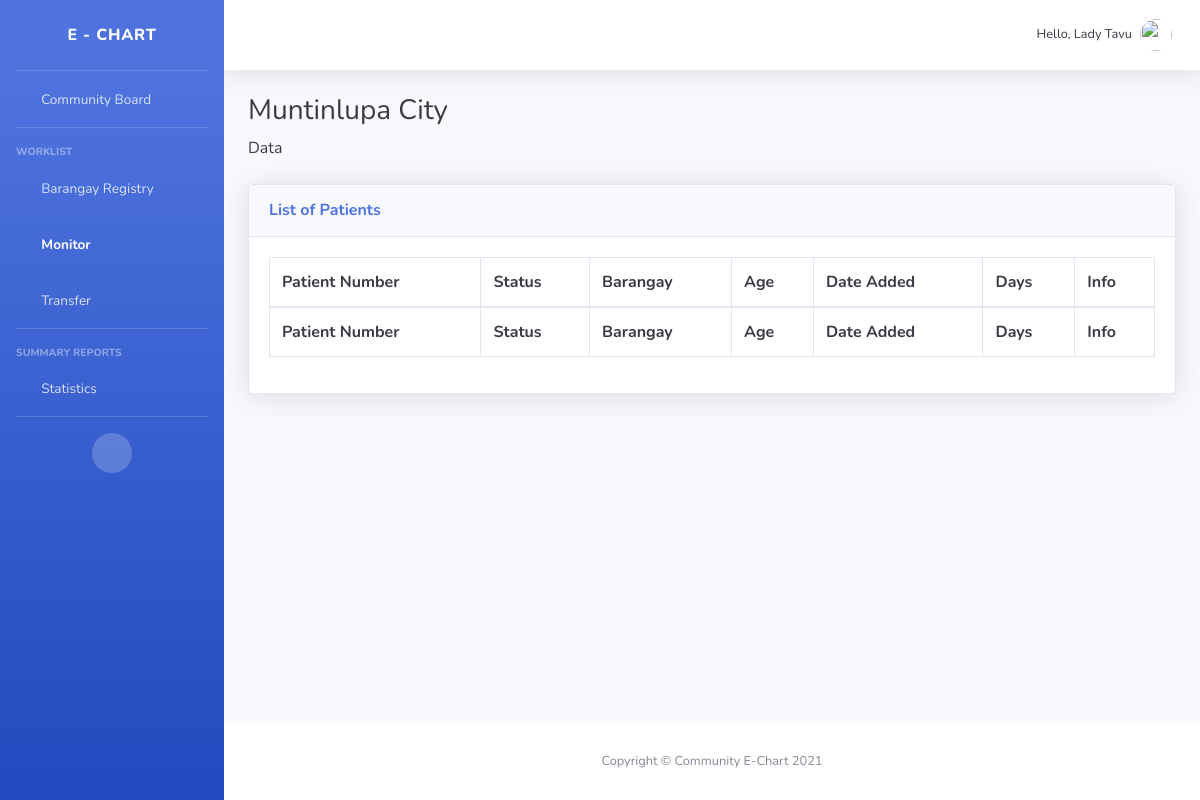
The app's page /monitor/ (signed in), older data.
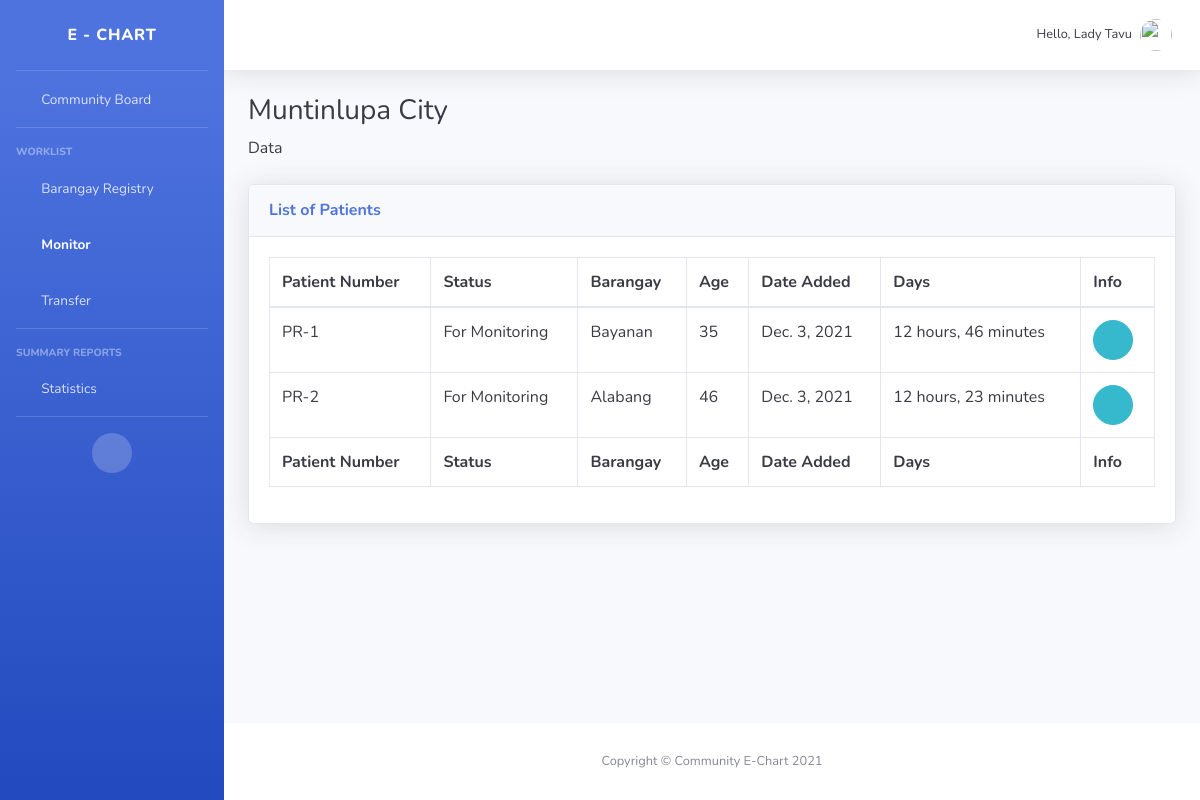
The same page, newer data.
### account/models.py (models this page shows, shortened)
class Account(AbstractBaseUser, PermissionsMixin):
    email = models.EmailField(verbose_name="email", max_length=60, unique=True)
    date_joined = models.DateTimeField(verbose_name="date joined", auto_now_add=True)
    last_login = models.DateTimeField(verbose_name="last login", auto_now_add=True)
    is_admin = models.BooleanField(default=False)
    is_active = models.BooleanField(default=True)
    is_staff = models.BooleanField(default=False)
    is_superuser = models.BooleanField(default=False)
    firstname = models.CharField(max_length=200, null=True, verbose_name="first name")
    lastname = models.CharField(max_length=200, null=True, verbose_name="last name")
    address = models.CharField(max_length=200, null=True)
    barangay = models.CharField(max_length=200, null=True)
    city = models.CharField(max_length=200, null=True)
    birthdate = models.DateField(verbose_name="birth date", blank=True)
    age = models.CharField(max_length=200, null=True, blank=True)
    gender = models.CharField(max_length=200, null=True, choices=(
                ('Male', 'Male'),
                ('Female', 'Female'),
    ))
    contactnumber = models.CharField(max_length=200, null=True, verbose_name="contact number")
    licensenumber = models.CharField(verbose_name = "license number", max_length=200, null=True)
    licenseexpiry = models.DateField(verbose_name= "license expiry", null=True)
    licensepic = models.ImageField(verbose_name= "license picture", null = True, blank=True, upload_to = "pic_uploads/")
    specialization = models.CharField(max_length=200, null=True, choices=(
                    ('General Practitioner', 'General Practitioner'),
                    ('Family Medicine', 'Family Medicine'),
    ))
    schedule = models.CharField(max_length=200, null=True, blank=True)
    employeenumber = models.CharField(verbose_name = "employee number", max_length=200, null=True)
    USERNAME_FIELD = 'email'
    REQUIRED_FIELDS = ['firstname', 'lastname', 'address', 'barangay', 'city', 'licensenumber', 'licenseexpiry', 'birthdate', 'age', 'gender', 'licensepic',
    'contactnumber', 'specialization', 'schedule']
    objects = MyAccountManager()
    def getFullName(self):
        return str(self.firstname + " " + self.lastname).title()
    def is_Doctor(self):
        return self.groups.filter(name="Doctors").exists()
    def is_LGU(self):
        return self.groups.filter(name="LGU Employees").exists()

### chart/models.py (models this page shows, shortened)
class Patient(models.Model):
    GENDER = (
                ('Male', 'Male'),
                ('Female', 'Female'),
    )
    BARANGAY = (
                    ('Alabang', 'Alabang'),
                    ('Ayala-Alabang', 'Ayala-Alabang'),
                    ('Bayanan', 'Bayanan'),
                    ('Buli', 'Buli'),
                    ('Cupang', 'Cupang'),
                    ('Poblacion', 'Poblacion'),
                    ('Putatan', 'Putatan'),
                    ('Sucat', 'Sucat'),
                    ('Tunasan', 'Tunasan'),
    )
    CITY = (
                ('Muntinlupa', 'Muntinlupa'),
    )
    FIRSTDOSE = (
                    ('Yes', 'Yes'),
                    ('No', 'No'),
    )
    SECONDDOSE = (
                    ('Yes', 'Yes'),
                    ('No', 'No'),
    )
    TELEMEDICINE = (
                        ('TelAventusMD', 'TelAventusMD'),
                        ('SeeYouDoc', 'SeeYouDoc'),
                        ('MedCheck', 'MedCheck'),
                        ('TeliMed', 'TeliMed'),
                        ('KonsultaMD', 'KonsultaMD'),
                        ('CloudPx', 'CloudPx'),
                        ('HealthNow', 'HealthNow'),
    )
    ANTIGENRESULT = (
                    ('Positive', 'Positive'),
                    ('Negative', 'Negative'),
    )
    RTPCRRESULT = (
                    ('Positive', 'Positive'),
                    ('Negative', 'Negative'),
    )
    XRAY = (
                    ('Chest Xray', 'Chest Xray'),
                    ('Film Array', 'Film Array'),
    )
    STATUS = (
                    ('For Monitoring', 'For Monitoring'),
                    ('For Referral', 'For Referral'),
                    ('For Transfer', 'For Transfer')
    )
    VACCINE = (
                    ('None', 'None'),
                    ('CoronaVac (Sinovac)', 'CoronaVac (Sinovac)'),
                    ('Gamaleya Sputnik V', 'Gamaleya Sputnik V'),
                    ('Johnson and Johnson\'s Janssen', 'Johnson and Johnson\'s Janssen'),
                    ('Bharat BioTech', 'Bharat BioTech'),
                    ('Moderna', 'Moderna'),
                    ('Sinopharm', 'Sinopharm')
    )
    name = models.CharField(max_length=200, null=True)
    age = models.CharField(max_length=200, null=True)
    gender = models.CharField(max_length=200, null=True, choices=GENDER)
    address = models.CharField(max_length=200, null=True)
    barangay = models.CharField(max_length=200, null=True, choices=BARANGAY)
    city = models.CharField(max_length=200, null=True, choices=CITY)
    numchild = models.CharField(max_length=200, null=True, blank=True)
    namechild = models.CharField(max_length=200, null=True, blank=True)
    contactnumber = models.CharField(max_length=200, null=True)
    email = models.CharField(max_length=200, null=True)
    vaccine = models.CharField(max_length=200, null=True, choices=VACCINE)
    firstdose = models.CharField(max_length=200, null=True, choices=FIRSTDOSE)
    seconddose = models.CharField(max_length=200, null=True, choices=SECONDDOSE)
    fdosedate = models.DateField(null=True, blank=True)
    sdosedate = models.DateField(null=True, blank=True)
    telemedicine = models.CharField(max_length=200, null=True, choices=TELEMEDICINE)
    antigenresult = models.CharField(max_length=200, null=True, choices=ANTIGENRESULT)
    antigendate = models.DateField(null=True)
    antigenfile = models.ImageField(verbose_name= "antigenfile", null = True, blank=True, upload_to = "pic_uploads/")
    rtpcrresult = models.CharField(max_length=200, null=True, choices=RTPCRRESULT)
    rtpcrdate = models.DateField(null=True)
    rtpcrfile = models.ImageField(verbose_name= "rtpcrfile", null = True, blank=True, upload_to = "pic_uploads/")
    xray = models.CharField(max_length=200, null=True, choices=XRAY)
    xraydate = models.DateField(null=True)
    xrayfile = models.ImageField(verbose_name= "xrayfile", null = True, blank=True, upload_to = "pic_uploads/")
    status = models.CharField(max_length=200, null=True, choices=STATUS)
    date_created = models.DateTimeField(auto_now_add=True, null=True)
    bmiheight = models.FloatField(max_length=200, null=True)
    bmiweight = models.FloatField(max_length=200, null=True)
    finalbmi = models.FloatField(max_length=200, null=True)
    QUESTION3 = (
                    ('Yes', 'Yes'),
                    ('No', 'No'),
    )
    QUESTION4 = (
                    ('Yes', 'Yes'),
                    ('No', 'No'),
    )
    startdate = models.DateField(null=True)
    lastdate = models.DateField(null=True)
    question3 = models.CharField(max_length=200, null=True, choices=QUESTION3)
    question4 = models.CharField(max_length=200, null=True, choices=QUESTION4)
    question5 = models.CharField(max_length=200, null=True)
    @property
    def is_recent(self):
        return (self.date_created + timedelta(days=14)) > datetime.today()

### chart/views.py (the view)
# urls.py: path('monitor/', views.monitor, name="monitor"),
@login_required(login_url='login')
def monitor(request):
    patients = Patient.objects.filter(status='For Monitoring')
    return render(request, 'chart/monitor.html', {'patients':patients})

### chart/templates/chart/monitor.html
{% extends 'chart/navbar.html' %}
{% load static %}
{% block content %}
                    <h1 class="h3 mb-2 text-gray-900">Muntinlupa City</h1>
                    <p class="mb-4 text-gray-900">Data</p>
                    <div class="card shadow mb-4">
                        <div class="card-header py-3">
                            <h6 class="m-0 font-weight-bold text-primary">List of Patients</h6>
                        </div>
                        <div class="card-body">
                            <div class="table-responsive">
                                <table class="table table-bordered text-gray-900" id="dataTable" width="100%" cellspacing="0">
                                    <thead>
                                        <tr>
                                            <th>Patient Number</th>
                                            <th>Status</th>
                                            <th>Barangay</th>
                                            <th>Age</th>
                                            <th>Date Added</th>
                                            <th>Days</th>
                                            <th>Info</th>
                                        </tr>
                                    </thead>
                                    <tfoot>
                                        <tr>
                                            <th>Patient Number</th>
                                            <th>Status</th>
                                            <th>Barangay</th>
                                            <th>Age</th>
                                            <th>Date Added</th>
                                            <th>Days</th>
                                            <th>Info</th>
                                        </tr>
                                    </tfoot>
                                    <tbody>
                                        {% for i in patients %}
                                            {% if i.is_recent %}
                                                <tr>
                                                    <td>PR-{{i.id}}</td>
                                                    <td>{{i.status}}</td>
                                                    <td>{{i.barangay}}</td>
                                                    <td>{{i.age}}</td>
                                                    <td>{{i.date_created.date}}</td>
                                                    <td>{{i.date_created|timesince}}</td>
                                                    <td><a href="{% url 'patientinfo' i.id %}" class="btn btn-info btn-circle"><i class="fas fa-info-circle"></i></a></td>
                                                </tr>
                                            {% endif %}
                                        {% endfor %}
                                    </tbody>
                                </table>
                            </div>
                        </div>
                    </div>
{% endblock content %}

### chart/templates/chart/navbar.html (shortened to what this page needs)
{% load static %}
<!DOCTYPE html>
<html lang="en">
<head>
    <link href="{% static 'vendor/fontawesome-free/css/all.min.css' %}" rel="stylesheet" type="text/css">
    <link href="{% static 'css/sb-admin-2.min.css' %}" rel="stylesheet">
    <link href="{% static 'vendor/datatables/dataTables.bootstrap4.min.css' %}" rel="stylesheet">
</head>
<body id="page-top">
    <div id="wrapper">
        <ul class="navbar-nav bg-gradient-primary sidebar sidebar-dark accordion" id="accordionSidebar">
            <a class="sidebar-brand d-flex align-items-center justify-content-center" href="#">
                <div class="sidebar-brand-text mx-3">E - Chart</div>
            </a>
            <hr class="sidebar-divider my-0">
            <li class="nav-item {% if request.resolver_match.view_name == 'communityboard' %}active{% endif %}">
                <a class="nav-link" href="{% url 'communityboard' %}">
                    <i class="fas fa-fw fa-tachometer-alt"></i>
                    <span>Community Board</span></a>
            </li>
            <hr class="sidebar-divider">
            <div class="sidebar-heading">
                Worklist
            </div>
            {% if request.user.is_LGU %}
            <li class="nav-item {% if request.resolver_match.view_name == 'brgyregistry' %}active{% endif %}">
                <a class="nav-link" href="{% url 'brgyregistry' %}">
                    <i class="fas fa-fw fa-folder"></i>
                    <span>Barangay Registry</span></a>
            </li>
            {% endif %}
            {% if request.user.is_LGU %}
            <li class="nav-item {% if request.resolver_match.view_name == 'monitor' %}active{% endif %}">
                <a class="nav-link" href="{% url 'monitor' %}">
                    <i class="fas fa-fw fa-table"></i>
                    <span>Monitor</span></a>
            </li>
            {% endif %}
            <li class="nav-item {% if request.resolver_match.view_name == 'transfer' %}active{% endif %}">
                <a class="nav-link" href="{% url 'transfer' %}">
                    <i class="fas fa-fw fa-cog"></i>
                    <span>Transfer</span></a>
            </li>
            <hr class="sidebar-divider">
            <div class="sidebar-heading">
                Summary Reports
            </div>
            <li class="nav-item {% if request.resolver_match.view_name == 'statistics' %}active{% endif %}">
                <a class="nav-link" href="{% url 'statistics' %}">
                    <i class="fas fa-fw fa-chart-area"></i>
                    <span>Statistics</span></a>
            </li>
            <hr class="sidebar-divider d-none d-md-block">
            <div class="text-center d-none d-md-inline">
                <button class="rounded-circle border-0" id="sidebarToggle"></button>
            </div>
        </ul>
        <div id="content-wrapper" class="d-flex flex-column">
            <div id="content">
                <nav class="navbar navbar-expand navbar-light bg-white topbar mb-4 static-top shadow">
                    <ul class="navbar-nav ml-auto">
                        <li class="nav-item dropdown no-arrow">
                            <a class="nav-link dropdown-toggle" href="#" id="userDropdown" role="button"
                                data-toggle="dropdown" aria-haspopup="true" aria-expanded="false">
                                <span class="mr-2 d-none d-lg-inline text-gray-900 small">Hello, {{request.user.getFullName|title}}</span>
                                <img class="img-profile rounded-circle"
                                    src="{% static '/images/undraw_profile.svg' %}">
                            </a>
                        </li>
                    </ul>
                </nav>
                <div class="container-fluid">
                    {% block content %}
                    {% endblock content %}
                </div>
            </div>
            <footer class="sticky-footer bg-white">
                <div class="container my-auto">
                    <div class="copyright text-center my-auto">
                        <span>Copyright &copy; Community E-Chart 2021</span>
                    </div>
                </div>
            </footer>
        </div>
    </div>
</body>
</html>

Row changes from the older to the newer data that the page shows:
added Patient: id "1", status "For Monitoring", barangay "Bayanan", age "35", date_created "Dec. 3, 2021", date_created "12 hours, 46 minutes"
added Patient: id "2", status "For Monitoring", barangay "Alabang", age "46", date_created "Dec. 3, 2021", date_created "12 hours, 23 minutes"
